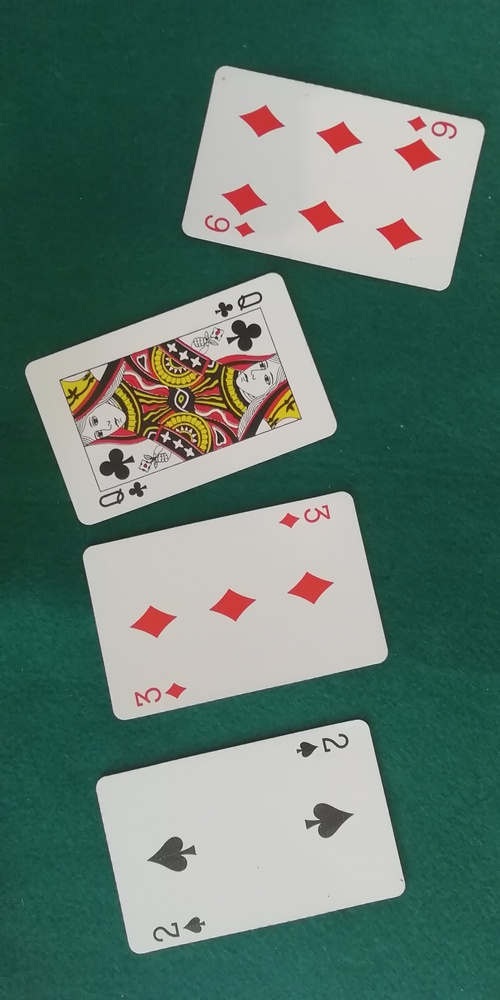
#> input picture pract_4/Test/IMG_20210321_122142.jpg, 500 x 1000 px, shrunk from 2080 x 4160 before the run
$ python 1.py   (older library calls are emulated)
#> lines starting #> are read from the running program, lines starting #| are printed output that depends on the picture; after the words box and inside, x2 and y2 are one past the last pixel; in counts of white or black regions, pixels touching at a corner belong together
import cv2
import numpy as np
import tkinter as tk
from tkinter import filedialog
import os

window_name = 'Original image'
window_filtered_name = 'Filtered objects'
cv2.namedWindow(window_name, flags=cv2.WINDOW_NORMAL | cv2.WINDOW_KEEPRATIO)
cv2.namedWindow(window_filtered_name, flags=cv2.WINDOW_NORMAL | cv2.WINDOW_KEEPRATIO)

areaMinima = 500
umbral = 155
folders = './output1/'
folder_name = filedialog.askdirectory(initialdir=folders)
#> the answer given: ../Test

f2Name = folder_name + '/'
list_files = os.scandir(f2Name)

for ent in list_files:
    if ent.is_file() and ent.name.endswith('.jpg'):
        filename = f2Name + ent.name
        img = cv2.imread(filename)
#> img is the input picture: shape (1000, 500, 3); mean B, G, R 109.8, 120.1, 93.6
        gray_img = cv2.cvtColor(img, cv2.COLOR_BGR2GRAY)
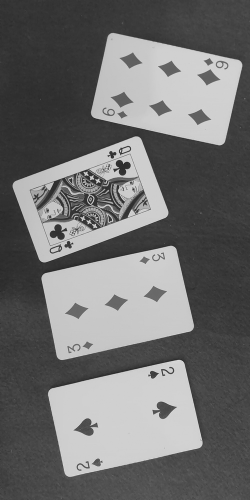
#> gray_img: shape (1000, 500) (shown at 1/2 size); min 18, max 236, mean 111

        # Umbralización
        threshold = cv2.threshold(gray_img, umbral, 255, cv2.THRESH_BINARY_INV)[1]
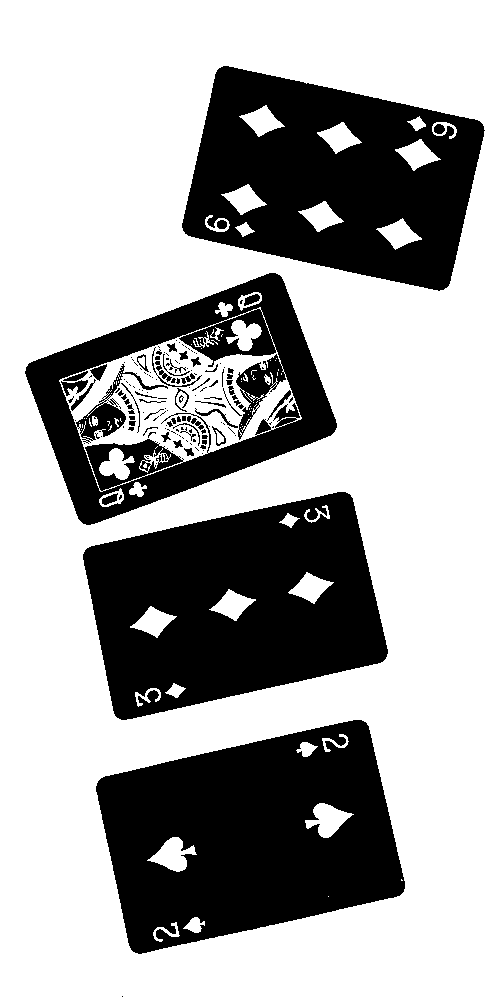
#> threshold: shape (1000, 500); 66% white; 162 black regions (105 under 20 px), largest, box (x1, y1, x2, y2) and area: (96, 720, 405, 954) 48504, (83, 492, 388, 720) 46366, (182, 66, 485, 291) 43030

        # Componentes conectadas
        analysis = cv2.connectedComponentsWithStats(threshold, 4, cv2.CV_32S)
        (totalLabels, label_ids, values, centroid) = analysis
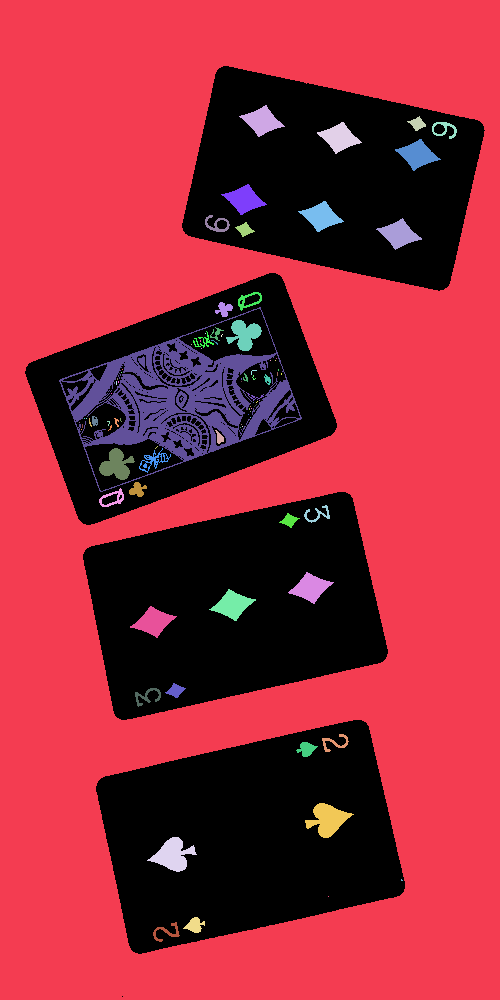
#> label_ids: shape (1000, 500) int32; 88 distinct labels, from 0 to 87; one colour per label, 0 black
#> totalLabels = 88; values = 88 rows, first 6: [25, 66, 460, 931, 169861], [0, 0, 500, 1000, 304352], [239, 105, 46, 32, 692], [407, 116, 19, 15, 142], [317, 122, 45, 32, 697], [432, 122, 25, 17, 162]; centroid = 88 pairs, first value 79 to 444.4, second value 120.7 to 931.7

        output = np.zeros(gray_img.shape, dtype="uint8")

        # Recorremos cada componente (saltamos la 0, que es el fondo)
        for i in range(1, totalLabels):
            area = values[i, cv2.CC_STAT_AREA]
            if area > areaMinima:
                # Máscara del componente
                componentMask = (label_ids == i).astype("uint8") * 255
                output = cv2.bitwise_or(output, componentMask)

                # Coordenadas del bounding box
                x = values[i, cv2.CC_STAT_LEFT]
                y = values[i, cv2.CC_STAT_TOP]
                w = values[i, cv2.CC_STAT_WIDTH]
                h = values[i, cv2.CC_STAT_HEIGHT]

                # Dibujar el rectángulo en la imagen original
                start_point = (x, y)
                end_point = (x + w, y + h)
                color = (255, 255, 0)  # Azul claro (BGR)
                thickness = 10

                cv2.rectangle(img, start_point, end_point, color, thickness)
#> this loop made 87 passes
#> (area, x, y, w, h, end_point) on passes 2, 4, 6, 7, 8, 10, 14, 15: (692, 239, 105, 46, 32, (285, 137)), (697, 317, 122, 45, 32, (362, 154)), (696, 395, 139, 46, 32, (441, 171)), (679, 221, 184, 46, 31, (267, 215)), (684, 298, 201, 46, 31, (344, 232)), (689, 376, 218, 46, 32, (422, 250)), (13221, 59, 307, 243, 185, (302, 492)), (632, 226, 320, 36, 31, (262, 351))
#> pass 1, `componentMask = (label_ids == i).astype("uint8") * 255`:
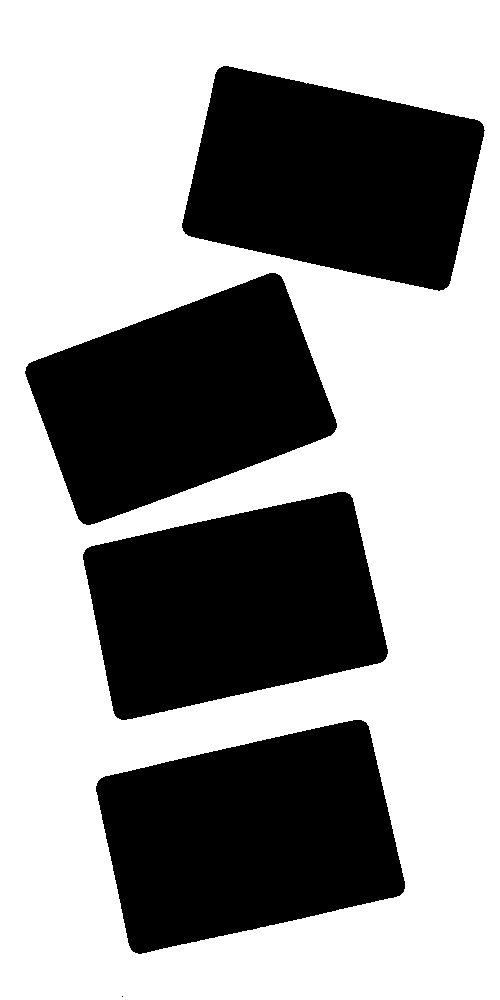
#> componentMask: shape (1000, 500); 60.9% white; 5 black regions (1 under 20 px), largest, box (x1, y1, x2, y2) and area: (96, 720, 405, 954) 50963, (83, 492, 388, 720) 49072, (182, 66, 485, 291) 47942, (25, 273, 337, 525) 47670
#> pass 2, `componentMask = (label_ids == i).astype("uint8") * 255`:
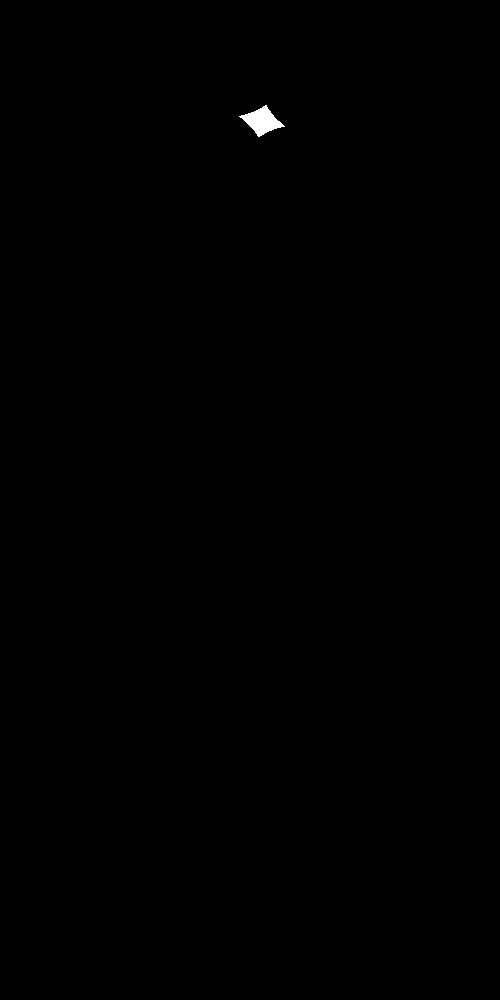
#> componentMask: shape (1000, 500); 0.14% white; 1 white region, box (x1, y1, x2, y2) and area: (239, 105, 285, 137) 692
#> after the loop:
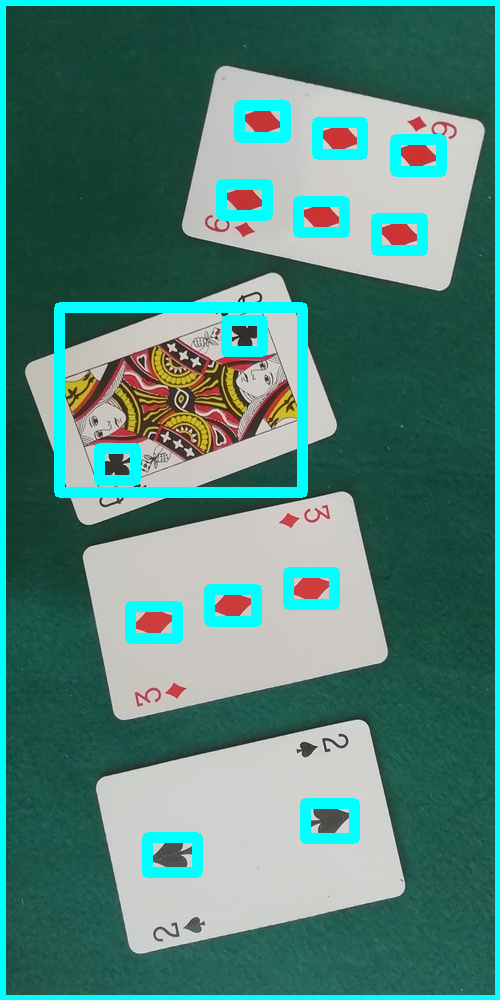
#> img: shape (1000, 500, 3); 9.47% of pixels changed, all inside (x1, y1, x2, y2) = (0, 0, 500, 1000)
#> after the loop:
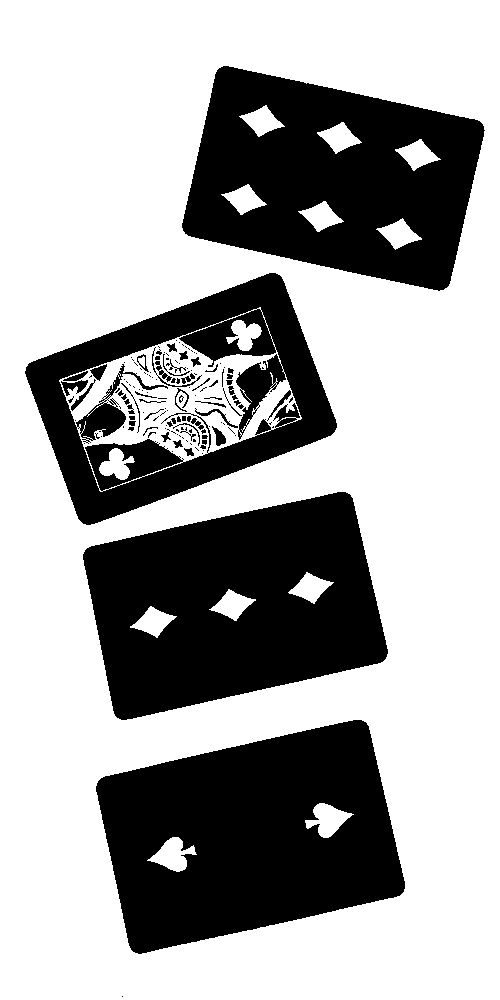
#> output: shape (1000, 500); 65.4% white; 152 black regions (99 under 20 px), largest, box (x1, y1, x2, y2) and area: (96, 720, 405, 954) 49207, (83, 492, 388, 720) 46974, (182, 66, 485, 291) 43805

        cv2.imshow(window_name, img)
        cv2.imshow(window_filtered_name, output)
        key = cv2.waitKey(0)
#> (key q is pressed here)
        if key == ord('q') or key == 27:  # 'q' o ESC para salir
            break

cv2.destroyAllWindows()

$ run again, on pract_4/Test/IMG_20210321_122201.jpg
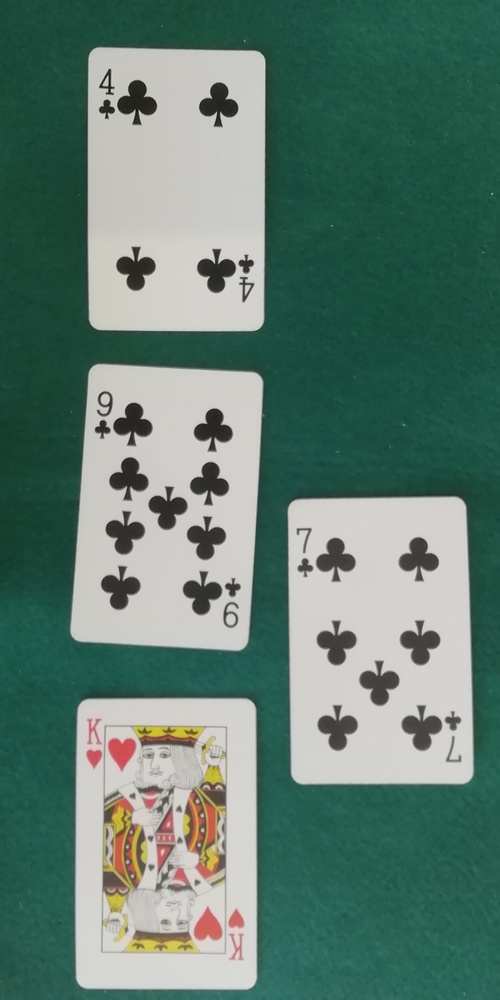
#> input picture pract_4/Test/IMG_20210321_122201.jpg, 500 x 1000 px, shrunk from 2080 x 4160 before the run
#> img is the input picture: shape (1000, 500, 3); mean B, G, R 113, 124.6, 95.2
#> threshold: shape (1000, 500); 65.9% white; 45 black regions (33 under 20 px), largest, box (x1, y1, x2, y2) and area: (88, 48, 265, 331) 44906, (288, 497, 473, 784) 44165, (76, 699, 257, 990) 41359
#> `(totalLabels, label_ids, values, centroid) = analysis`:
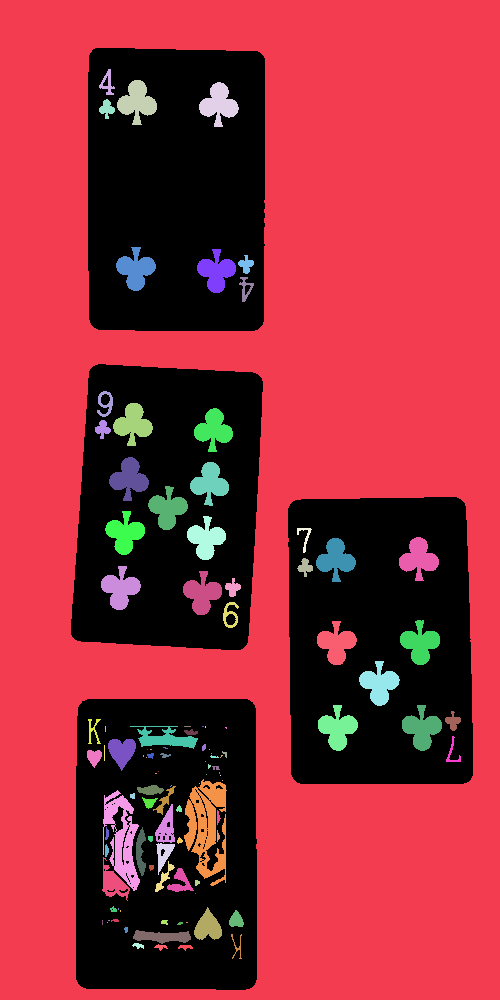
#> label_ids: shape (1000, 500) int32; 109 distinct labels, from 0 to 108; one colour per label, 0 black
#> totalLabels = 109; values = 109 rows, first 6: [71, 48, 402, 942, 170670], [0, 0, 500, 1000, 297880], [99, 69, 16, 26, 165], [117, 80, 40, 45, 995], [199, 82, 40, 45, 966], [99, 99, 16, 20, 175]; centroid = 109 pairs, first value 92.91 to 452.6, second value 82.98 to 946.6
#> the loop `for i in range(1, totalLabels):` made 108 passes
#> (area, x, y, w, h, end_point) on passes 3, 4, 6, 7, 11, 12, 14, 15: (995, 117, 80, 40, 45, (157, 125)), (966, 199, 82, 40, 45, (239, 127)), (961, 116, 247, 40, 44, (156, 291)), (936, 197, 249, 39, 44, (236, 293)), (952, 113, 403, 40, 43, (153, 446)), (940, 194, 408, 39, 44, (233, 452)), (958, 109, 457, 40, 44, (149, 501)), (933, 190, 462, 39, 44, (229, 506))
#> after the loop `for i in range(1, totalLabels):`:
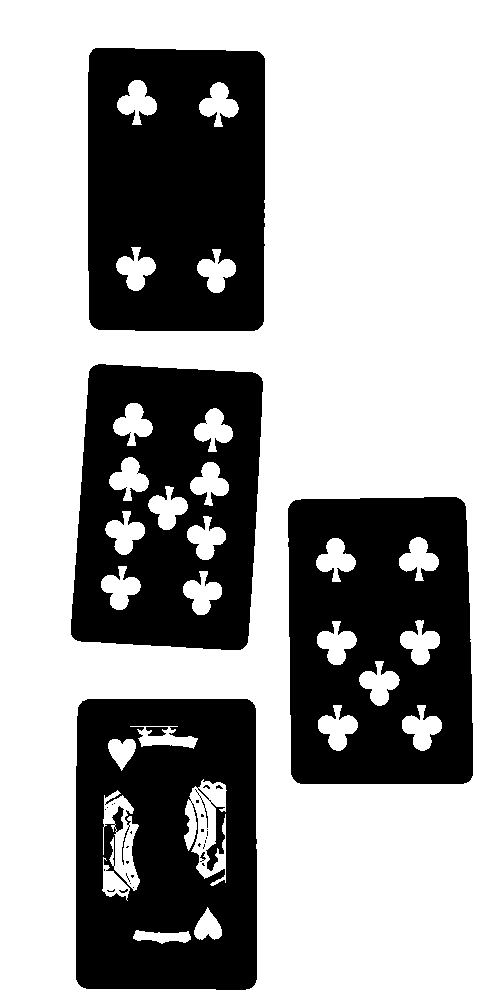
#> output: shape (1000, 500); 64.8% white; 33 black regions (26 under 20 px), largest, box (x1, y1, x2, y2) and area: (88, 48, 265, 331) 45621, (288, 497, 473, 784) 44688, (76, 699, 257, 990) 44644

$ run again, on pract_4/Test/IMG_20210321_122224.jpg
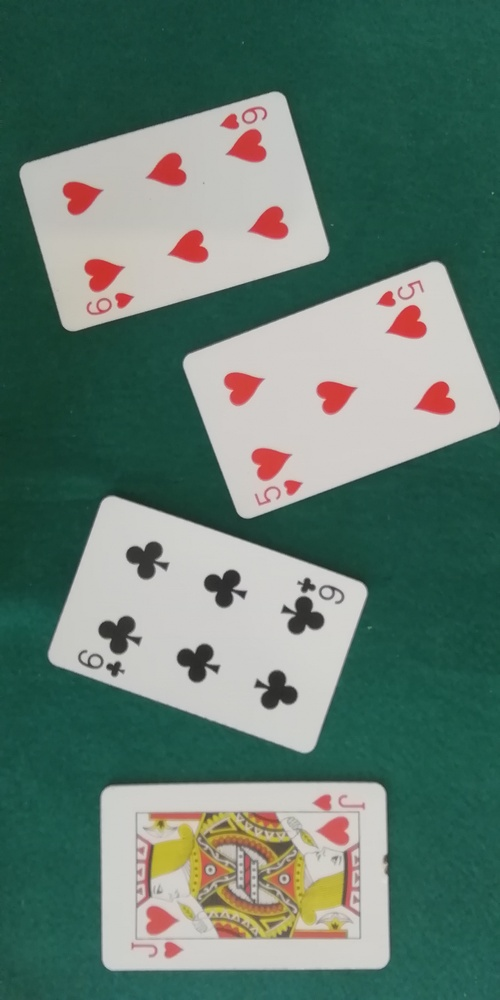
#> input picture pract_4/Test/IMG_20210321_122224.jpg, 500 x 1000 px, shrunk from 2080 x 4160 before the run
#> img is the input picture: shape (1000, 500, 3); mean B, G, R 111, 121.8, 96.6
#> threshold: shape (1000, 500); 65.5% white; 51 black regions (26 under 20 px), largest, box (x1, y1, x2, y2) and area: (183, 262, 500, 518) 44634, (48, 497, 367, 753) 43797, (20, 92, 329, 331) 42632
#> `(totalLabels, label_ids, values, centroid) = analysis`:
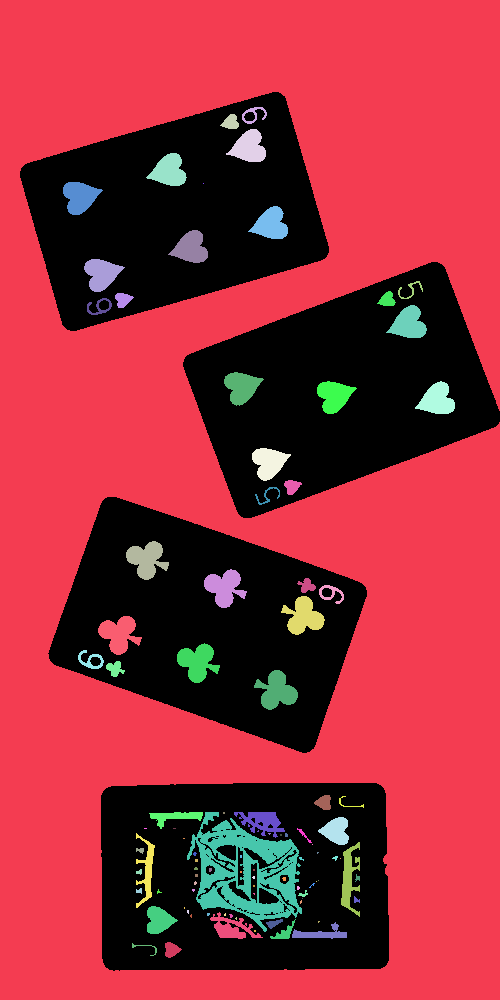
#> label_ids: shape (1000, 500) int32; 97 distinct labels, from 0 to 96; one colour per label, 0 black
#> totalLabels = 97; values = 97 rows, first 6: [20, 92, 480, 879, 172581], [0, 0, 500, 1000, 298750], [242, 107, 25, 17, 154], [220, 114, 19, 15, 187], [226, 129, 40, 33, 828], [146, 153, 41, 33, 841]; centroid = 97 pairs, first value 79.42 to 436.8, second value 114.1 to 949.4
#> the loop `for i in range(1, totalLabels):` made 96 passes
#> (area, x, y, w, h, end_point) on passes 4, 5, 6, 8, 9, 10, 15, 16: (828, 226, 129, 40, 33, (266, 162)), (841, 146, 153, 41, 33, (187, 186)), (847, 63, 182, 40, 33, (103, 215)), (818, 248, 206, 40, 33, (288, 239)), (817, 168, 230, 40, 33, (208, 263)), (829, 84, 259, 41, 33, (125, 292)), (835, 386, 305, 41, 33, (427, 338)), (824, 224, 372, 40, 34, (264, 406))
#> after the loop `for i in range(1, totalLabels):`:
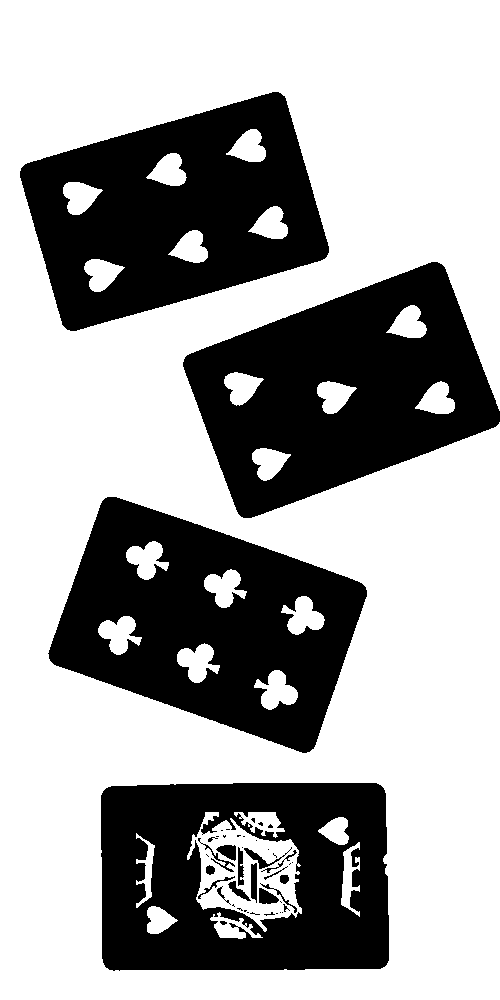
#> output: shape (1000, 500); 64.7% white; 47 black regions (26 under 20 px), largest, box (x1, y1, x2, y2) and area: (183, 262, 500, 518) 45188, (48, 497, 367, 753) 44668, (20, 92, 329, 331) 43478
